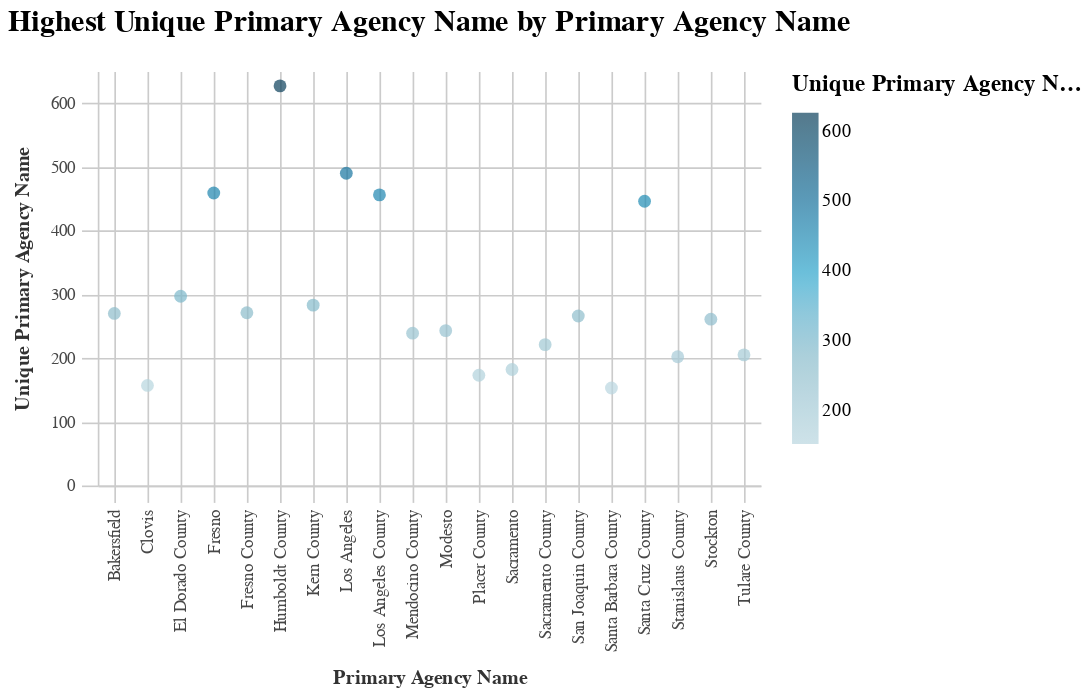

This figure's notebook cell:
### Code cell
basic_scatter_chart(tops, "unique_primary_agency_name", "primary_agency_name", "unique_primary_agency_name")

### Figure 1 — Vega-Lite specification as saved in the notebook (floating-point values rounded to 4 significant figures)
{"width": 400, "height": 250, "background": "white", "config": {"title": {"fontSize": 18, "font": "Raleway", "anchor": "middle", "fontColor": "#333", "fontWeight": "bold", "offset": 20}, "header": {"labelFont": "Nunito Sans", "titleFont": "Raleway"}, "axis": {"domain": true, "domainColor": "#cbcbcb", "grid": true, "gridColor": "#cbcbcb", "gridWidth": 1, "labelColor": "#474747", "labelFontSize": 10, "titleColor": "#333", "tickColor": "#cbcbcb", "tickSize": 10, "titleFontSize": 12, "titlePadding": 10, "labelPadding": 4}, "axisBand": {"grid": false}, "range": {"category_bright": ["#2EA8CE", "#EB9F3C", "#F4D837", "#51BF9D", "#8CBCCB", "#9487C0"], "category_bold": ["#136C97", "#E16B26", "#F6BF16", "#00896B", "#7790A3", "#5B559C"], "diverging": ["#E16B26", "#EB9F3C", "#f6e7e1", "#8CBCCB", "#2EA8CE", "#136C97"], "sequential": ["#B9D6DF", "#8CBCCB", "#2EA8CE", "#136C97", "#0B405B"]}, "legend": {"labelFont": "Nunito Sans", "labelFontSize": 11, "symbolType": "square", "symbolSize": 30, "titleFont": "Raleway", "titleFontSize": 14, "titlePadding": 10, "padding": 1, "orient": "right", "labelLimit": 0}, "view": {"stroke": "transparent"}, "group": {"fill": "white"}, "arc": {"fill": "#8CBCCB"}, "area": {"fill": "#8CBCCB"}, "line": {"stroke": "#8CBCCB", "strokeWidth": 2}, "trail": {"color": "#8CBCCB", "stroke": "#8CBCCB", "strokeWidth": 0, "size": 1}, "path": {"stroke": "#8CBCCB", "strokeWidth": 0.5}, "rect": {"fill": "#8CBCCB"}, "point": {"filled": true, "shape": "circle"}, "shape": {"stroke": "#8CBCCB"}, "text": {"font": "Nunito Sans", "color": "#8CBCCB", "fontSize": 11, "align": "center", "fontWeight": 400, "size": 11}, "bar": {"binSpacing": 2, "fill": "#8CBCCB", "stroke": false}}, "data": {"name": "data-8e9dd7ce07a4ae8373c066266bdc89c4"}, "mark": {"type": "circle", "size": 60}, "encoding": {"color": {"field": "unique_primary_agency_name", "legend": {"title": "Unique Primary Agency Name"}, "scale": {"range": ["#B9D6DF", "#8CBCCB", "#2EA8CE", "#136C97", "#0B405B"]}, "type": "quantitative"}, "x": {"field": "primary_agency_name", "title": "Primary Agency Name", "type": "nominal"}, "y": {"field": "unique_primary_agency_name", "title": "Unique Primary Agency Name", "type": "quantitative"}}, "title": "Highest Unique Primary Agency Name by Primary Agency Name", "$schema": "https://vega.github.io/schema/vega-lite/v4.17.0.json", "datasets": {"data-8e9dd7ce07a4ae8373c066266bdc89c4": [{"prefix": "CML", "unique_prefix": 3293, "prepared_y": 2018.0, "unique_prepared_y": 2827.0, "status_comment": "Authorized", "unique_status_comment": 19399, "project_location": "San Francisco Bay Area", "unique_project_location": 65, "type_of_work": "Bridge Replacement (tc)", "unique_type_of_work": 679, "mpo": "SCAG", "unique_mpo": 4988, "primary_agency_name": "Humboldt County", "unique_primary_agency_name": 627}, {"prefix": "HSIPL", "unique_prefix": 3282, "prepared_y": 2014.0, "unique_prepared_y": 2724.0, "status_comment": "..", "unique_status_comment": 194, "project_location": "Various Locations", "unique_project_location": 31, "type_of_work": "Bridge Replacement", "unique_type_of_work": 519, "mpo": "MTC", "unique_mpo": 3236, "primary_agency_name": "Los Angeles", "unique_primary_agency_name": 490}, {"prefix": "STPL", "unique_prefix": 2779, "prepared_y": 2019.0, "unique_prepared_y": 2665.0, "status_comment": "Prog Code Z400", "unique_status_comment": 108, "project_location": "Sacog Region", "unique_project_location": 29, "type_of_work": "FTA Transfer", "unique_type_of_work": 462, "mpo": "NON-MPO", "unique_mpo": 2592, "primary_agency_name": "Fresno", "unique_primary_agency_name": 459}, {"prefix": "ER", "unique_prefix": 1590, "prepared_y": 2015.0, "unique_prepared_y": 2575.0, "status_comment": "Prog Code M400", "unique_status_comment": 73, "project_location": "Golden Gate Bridge", "unique_project_location": 27, "type_of_work": "Permanent Restoration", "unique_type_of_work": 282, "mpo": "SACOG", "unique_mpo": 1865, "primary_agency_name": "Los Angeles County", "unique_primary_agency_name": 456}, {"prefix": "BRLO", "unique_prefix": 1402, "prepared_y": 2016.0, "unique_prepared_y": 2505.0, "status_comment": "Prog Code Z230", "unique_status_comment": 47, "project_location": "Throughout Kern County", "unique_project_location": 22, "type_of_work": "Road Rehabilitation", "unique_type_of_work": 269, "mpo": "CFCG", "unique_mpo": 1404, "primary_agency_name": "Santa Cruz County", "unique_primary_agency_name": 446}, {"prefix": "BRLS", "unique_prefix": 904, "prepared_y": 2020.0, "unique_prepared_y": 2350.0, "status_comment": "Prog Code Z003", "unique_status_comment": 30, "project_location": "Citywide", "unique_project_location": 18, "type_of_work": "Bridge Preventive Maintenance", "unique_type_of_work": 175, "mpo": "KCOG", "unique_mpo": 998, "primary_agency_name": "El Dorado County", "unique_primary_agency_name": 297}, {"prefix": "ATPL", "unique_prefix": 587, "prepared_y": 2017.0, "unique_prepared_y": 2333.0, "status_comment": "Prog Code M40E", "unique_status_comment": 26, "project_location": "Various Locations (see Comments)", "unique_project_location": 14, "type_of_work": "Emergency Opening", "unique_type_of_work": 153, "mpo": "STANCOG", "unique_mpo": 759, "primary_agency_name": "Kern County", "unique_primary_agency_name": 283}, {"prefix": "RPSTPL", "unique_prefix": 576, "prepared_y": 2021.0, "unique_prepared_y": 1917.0, "status_comment": "Prog Code M0E3", "unique_status_comment": 22, "project_location": "Various Locations In San Diego County", "unique_project_location": 14, "type_of_work": "Pavement Rehabilitation", "unique_type_of_work": 120, "mpo": "AMBAG", "unique_mpo": 745, "primary_agency_name": "Fresno County", "unique_primary_agency_name": 271}, {"prefix": "HPLUL", "unique_prefix": 332, "prepared_y": 2013.0, "unique_prepared_y": 193.0, "status_comment": "Prog Code M23E", "unique_status_comment": 17, "project_location": "County Of Madera", "unique_project_location": 13, "type_of_work": "Seismic Retrofit", "unique_type_of_work": 119, "mpo": "SJCG", "unique_mpo": 515, "primary_agency_name": "Bakersfield", "unique_primary_agency_name": 270}, {"prefix": "SRTSL", "unique_prefix": 331, "prepared_y": 2012.0, "unique_prepared_y": 7.0, "status_comment": "Prog Code Z301", "unique_status_comment": 14, "project_location": "FTA transfer", "unique_project_location": 13, "type_of_work": "Bridge Rehabilitation", "unique_type_of_work": 110, "mpo": "TCAG", "unique_mpo": 489, "primary_agency_name": "San Joaquin County", "unique_primary_agency_name": 266}, {"prefix": "ACSTP", "unique_prefix": 316, "prepared_y": 2011.0, "unique_prepared_y": 5.0, "status_comment": "Prog Code M230", "unique_status_comment": 13, "project_location": "Sixth Street Viaduct Over La River, Us 101, And Uprr, Bnsf, Amtrack, Lacmta And", "unique_project_location": 13, "type_of_work": "Storm Damage Restoration", "unique_type_of_work": 102, "mpo": "SDAG", "unique_mpo": 487, "primary_agency_name": "Stockton", "unique_primary_agency_name": 261}, {"prefix": "BPMP", "unique_prefix": 307, "prepared_y": 2010.0, "unique_prepared_y": 1.0, "status_comment": "Prog Code M240", "unique_status_comment": 13, "project_location": "Various Locations Throughout The City", "unique_project_location": 13, "type_of_work": "Replace 2 Lane Bridge With 2 Lane Bridge (tc)", "unique_type_of_work": 87, "mpo": "SBCG", "unique_mpo": 340, "primary_agency_name": "Modesto", "unique_primary_agency_name": 243}, {"prefix": "BPMPL", "unique_prefix": 272, "prepared_y": null, "unique_prepared_y": null, "status_comment": "Prog Code Z40E", "unique_status_comment": 13, "project_location": "In Stanislaus County", "unique_project_location": 12, "type_of_work": "Ac Overlay (tc)", "unique_type_of_work": 77, "mpo": "MCAG", "unique_mpo": 279, "primary_agency_name": "Mendocino County", "unique_primary_agency_name": 239}, {"prefix": "FTACML", "unique_prefix": 267, "prepared_y": null, "unique_prepared_y": null, "status_comment": "Prog Code L23E", "unique_status_comment": 10, "project_location": "Stanislaus County", "unique_project_location": 12, "type_of_work": "Road Rehabilitation (tc)", "unique_type_of_work": 75, "mpo": "BCAG", "unique_mpo": 255, "primary_agency_name": "Sacramento County", "unique_primary_agency_name": 221}, {"prefix": "HRRRL", "unique_prefix": 267, "prepared_y": null, "unique_prepared_y": null, "status_comment": "Prog Code RPS9", "unique_status_comment": 10, "project_location": "Various", "unique_project_location": 12, "type_of_work": "Bridge Rehabilitation (tc)", "unique_type_of_work": 72, "mpo": "SLAC", "unique_mpo": 240, "primary_agency_name": "Tulare County", "unique_primary_agency_name": 205}, {"prefix": "BHLS", "unique_prefix": 261, "prepared_y": null, "unique_prepared_y": null, "status_comment": "Hold for FTIP amendment.", "unique_status_comment": 9, "project_location": "Bay Area", "unique_project_location": 11, "type_of_work": "Road Reconstruction", "unique_type_of_work": 68, "mpo": "STPA", "unique_mpo": 207, "primary_agency_name": "Stanislaus County", "unique_primary_agency_name": 202}, {"prefix": "CMLNI", "unique_prefix": 250, "prepared_y": null, "unique_prepared_y": null, "status_comment": "Prog Code L40E", "unique_status_comment": 8, "project_location": "City Of Atwater", "unique_project_location": 11, "type_of_work": "Install Traffic Signal", "unique_type_of_work": 57, "mpo": "MCTC", "unique_mpo": 194, "primary_agency_name": "Sacramento", "unique_primary_agency_name": 182}, {"prefix": "ACSTER", "unique_prefix": 230, "prepared_y": null, "unique_prepared_y": null, "status_comment": "Prog Code M003", "unique_status_comment": 8, "project_location": "City Of Visalia", "unique_project_location": 11, "type_of_work": "Bridge Preventative Maintenance", "unique_type_of_work": 43, "mpo": "KCAG", "unique_mpo": 141, "primary_agency_name": "Placer County", "unique_primary_agency_name": 173}, {"prefix": "STPLZ", "unique_prefix": 174, "prepared_y": null, "unique_prepared_y": null, "status_comment": "Prog Code Z240", "unique_status_comment": 7, "project_location": "City Of Wasco", "unique_project_location": 11, "type_of_work": "Replace Bridge (tc)", "unique_type_of_work": 43, "mpo": "SANDAG", "unique_mpo": 137, "primary_agency_name": "Clovis", "unique_primary_agency_name": 157}, {"prefix": "STPLN", "unique_prefix": 111, "prepared_y": null, "unique_prepared_y": null, "status_comment": "Prog Code L230", "unique_status_comment": 6, "project_location": "Sf Bay Area: Regionwide", "unique_project_location": 11, "type_of_work": "Pedestrian Improvements", "unique_type_of_work": 42, "mpo": "SJCOG", "unique_mpo": 134, "primary_agency_name": "Santa Barbara County", "unique_primary_agency_name": 153}]}}
